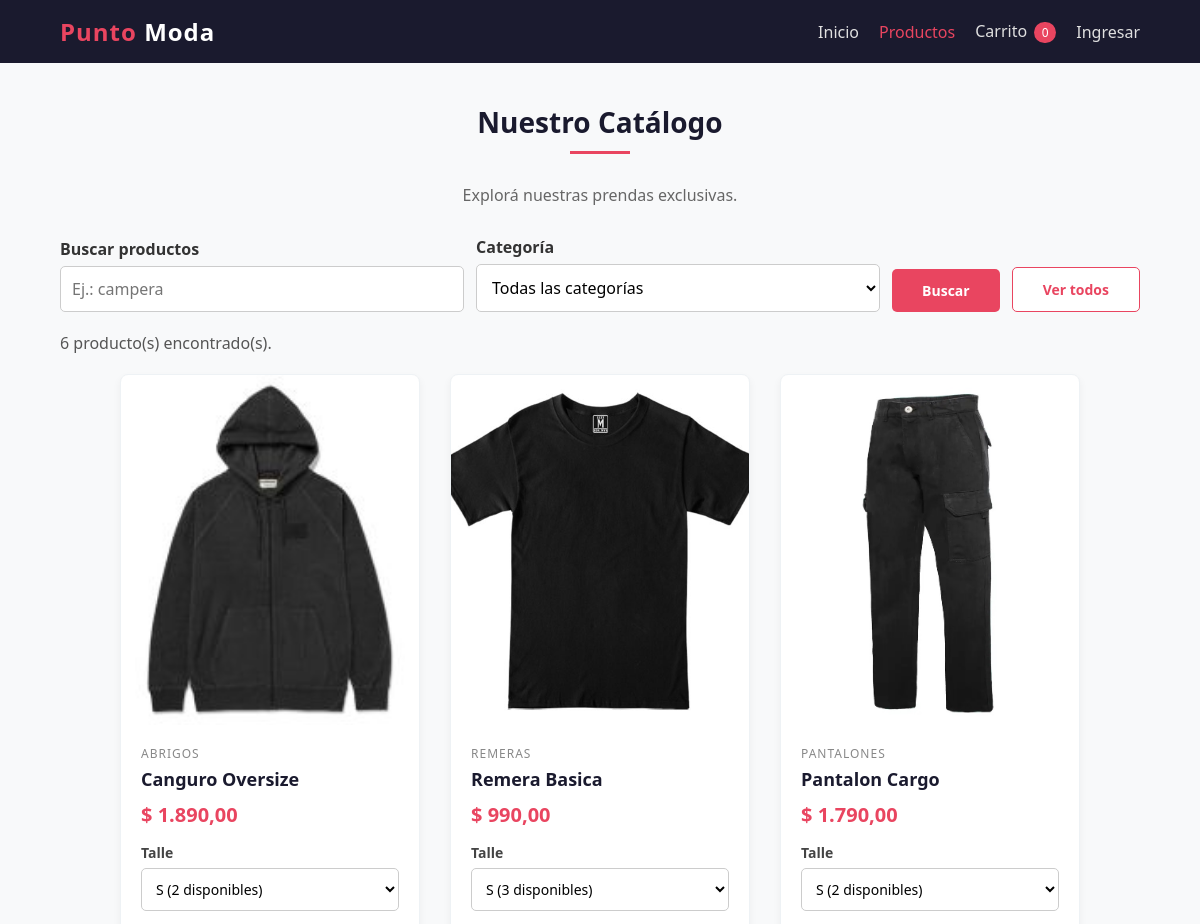
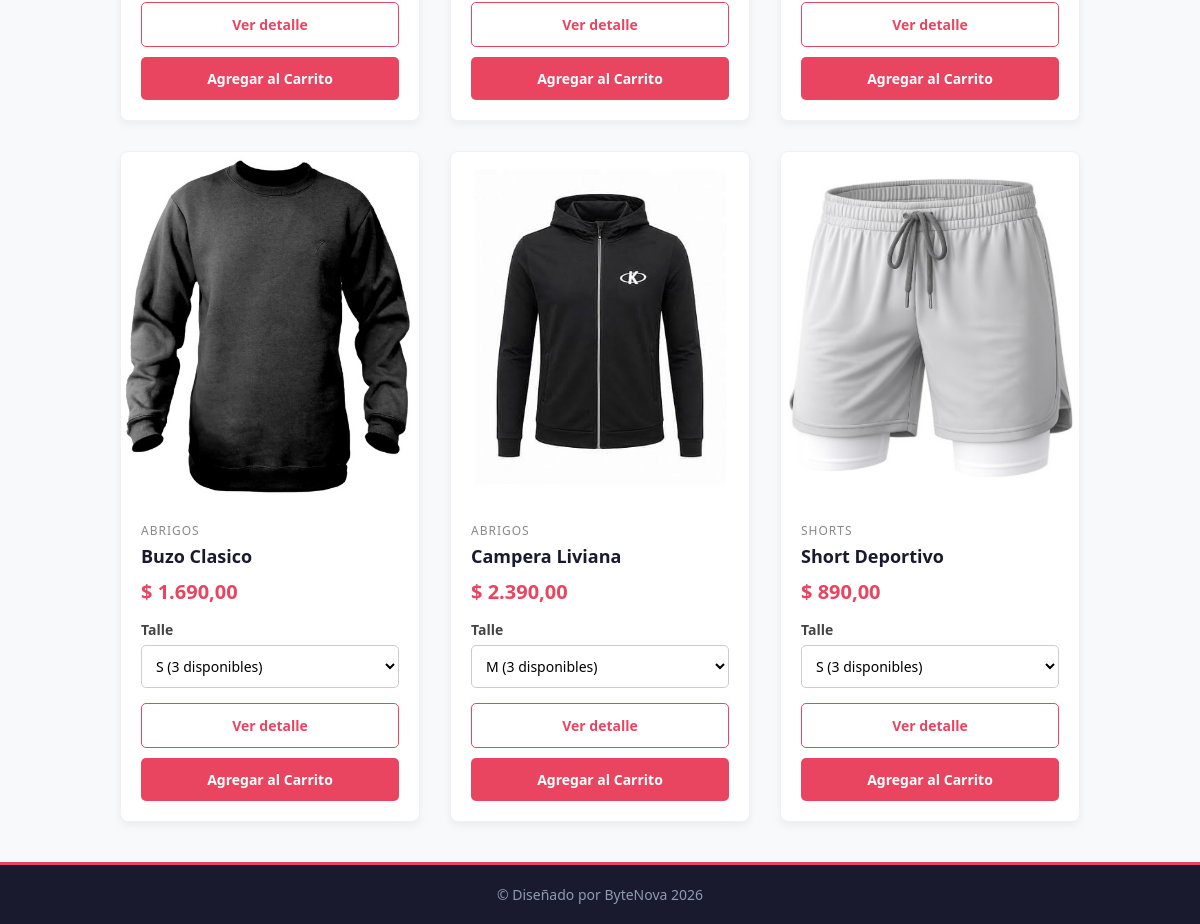
Page /index.php?pagina=productos on the committed database (2 pictures, top to bottom).
### tables this page shows
CREATE TABLE Producto (
    id_producto INT AUTO_INCREMENT PRIMARY KEY,
    nombre VARCHAR(100) NOT NULL,
    descripcion TEXT,
    precio DECIMAL(10,2) NOT NULL,
    imagen VARCHAR(255),
    stock_minimo INT NOT NULL DEFAULT 0,
    activo TINYINT NOT NULL DEFAULT 1,
    id_categoria INT NOT NULL,
    FOREIGN KEY (id_categoria) REFERENCES Categoria(id_categoria)
);

CREATE TABLE Categoria (
    id_categoria INT AUTO_INCREMENT PRIMARY KEY,
    nombre VARCHAR(60) NOT NULL UNIQUE
);

### controllers/ProductoController.php (called while the page is built, shortened)
<?php
require_once __DIR__ . "/../models/ProductoModel.php";
class ProductoController {
    private $productoModel;
    public function __construct($conexion) {
        $this->productoModel = new ProductoModel($conexion);
    }
    public function mostrarCatalogo() {
        $idCategoriaSeleccionada = null;
        $busqueda = "";
        $erroresFiltros = [];
        $busquedaRecibida = $_GET["q"] ?? "";
        if (!is_string($busquedaRecibida)) {
            $erroresFiltros[] = "El texto de búsqueda no es válido.";
        } else {
            $busqueda = mb_substr(trim($busquedaRecibida), 0, 50);
        }
        $productos = empty($erroresFiltros)
            ? $this->productoModel->listarProductos($idCategoriaSeleccionada, $busqueda)
            : [];
        foreach ($productos as $indice => $producto) {
            $productos[$indice]["talles"] = $this->productoModel->listarTalles($producto["id_producto"]);
            $productos[$indice]["precio_carrito"] = $producto["precio"];
        }
        require __DIR__ . "/../views/productos.php";
    }
}

### config/auth.php (called while the page is built, shortened)
<?php
function escapar($texto) {
    return htmlspecialchars((string)$texto, ENT_QUOTES, "UTF-8");
}
function estaLogueado() {
    return isset($_SESSION["id_usuario"]);
}

### models/ProductoModel.php (called while the page is built, shortened)
<?php
class ProductoModel {
    private $conexion;
    public function __construct($conexion) {
        $this->conexion = $conexion;
    }
    public function listarProductos($idCategoria = null, $busqueda = "") {
        $sql = "SELECT Producto.id_producto, Producto.nombre, Producto.precio, Producto.stock_minimo,
		Producto.imagen, COALESCE((SELECT SUM(Producto_Talle.stock)
            FROM Producto_Talle
            WHERE Producto_Talle.id_producto = Producto.id_producto), 0) AS stock, Categoria.nombre AS categoria
		FROM Producto
		JOIN Categoria ON Producto.id_categoria = Categoria.id_categoria
		WHERE Producto.activo = 1";
        $sql .= " ORDER BY Producto.id_producto ASC";
        $consulta = $this->conexion->prepare($sql);
        $consulta->execute();
        $resultado = $consulta->get_result();
        $productos = [];
        while ($producto = $resultado->fetch_assoc()) {
            $productos[] = $producto;
        }
        return $productos;
    }
    public function listarTalles($idProducto) {
        $consulta = $this->conexion->prepare("SELECT talle, stock FROM Producto_Talle WHERE id_producto = ?
            ORDER BY CASE talle WHEN 'XS' THEN 1 WHEN 'S' THEN 2 WHEN 'M' THEN 3
                WHEN 'L' THEN 4 WHEN 'XL' THEN 5 WHEN 'XXL' THEN 6 ELSE 7 END, talle ASC");
        $consulta->bind_param("i", $idProducto);
        $consulta->execute();
        $resultado = $consulta->get_result();
        $talles = [];
        while ($talle = $resultado->fetch_assoc()) {
            $talles[] = $talle;
        }
        return $talles;
    }
}

### views/productos.php (the view, shortened to what this page needs)
<?php
$seccionActiva = "productos";
$estiloExtra = "css/catalogo.css";
require __DIR__ . "/header.php";
?>
<main>
		<section>
			<h2 class="titulo-seccion">Nuestro Catálogo</h2>
			<p class="texto-introductorio">Explorá nuestras prendas exclusivas.</p>
            <form action="index.php" method="get" class="buscador">
                <div class="campo-busqueda">
                    <label for="q">Buscar productos</label>
                    <input type="text" id="q" name="q" maxlength="50" placeholder="Ej.: campera" value="<?php echo escapar($busqueda); ?>">
                </div>
                <div class="campo-busqueda">
                    <label for="categoria">Categoría</label>
                    <select id="categoria" name="categoria">
                        <option value="">Todas las categorías</option>
                    </select>
                </div>
                <button type="submit" class="btn">Buscar</button>
                <a href="index.php?pagina=productos" class="btn btn-secundario">Ver todos</a>
            </form>
            <?php if (!empty($erroresFiltros)): ?>
                <ul class="errores-busqueda" role="alert">
                    <?php foreach ($erroresFiltros as $error): ?>
                        <li><?php echo escapar($error); ?></li>
                    <?php endforeach; ?>
                </ul>
            <?php else: ?>
                <p class="resumen-busqueda" role="status">
                    <?php echo count($productos); ?> producto(s) encontrado(s).
                </p>
            <?php endif; ?>
			<div id="catalogo-container" class="cuadricula-productos">
				<?php if (!empty($productos)): ?>
					<?php foreach ($productos as $producto): ?>
						<div class="tarjeta-producto">
							<div class="imagen-producto">
								<img src="<?php echo htmlspecialchars($producto["imagen"]); ?>" alt="<?php echo htmlspecialchars($producto["nombre"]); ?>">
							</div>
							<div class="info-producto">
								<div class="categoria-producto"><?php echo htmlspecialchars($producto["categoria"]); ?></div>
								<h3 class="titulo-producto"><?php echo htmlspecialchars($producto["nombre"]); ?></h3>
								<div class="precio-producto">$ <?php echo escapar(number_format((float)$producto["precio"], 2, ",", ".")); ?></div>
								<div class="seleccion-talle">
									<label for="talle-<?php echo escapar($producto["id_producto"]); ?>">Talle</label>
									<select id="talle-<?php echo escapar($producto["id_producto"]); ?>" class="selector-talle" data-producto-id="<?php echo escapar($producto["id_producto"]); ?>">
										<?php $seleccionInicialDefinida = false; ?>
										<?php foreach ($producto["talles"] as $filaTalle): ?>
											<option value="<?php echo htmlspecialchars($filaTalle["talle"]); ?>" data-stock="<?php echo (int)$filaTalle["stock"]; ?>" <?php if ($filaTalle["stock"] <= 0) { echo "disabled"; } elseif (!$seleccionInicialDefinida) { echo "selected"; $seleccionInicialDefinida = true; } ?>>
											    <?php echo htmlspecialchars($filaTalle["talle"]); ?>
											    <?php if ($filaTalle["stock"] > 0): ?>
											        (<?php echo escapar($filaTalle["stock"]); ?> disponibles)
											    <?php else: ?>
											        (agotado)
											    <?php endif; ?>
											</option>
										<?php endforeach; ?>
									</select>
								</div>
								<div class="botones-producto">
									<a href="index.php?pagina=producto&id=<?php echo escapar($producto["id_producto"]); ?>" class="btn btn-secundario">Ver detalle</a>
									<button
										type="button"
										class="btn btn-agregar-producto"
										data-id="<?php echo escapar($producto["id_producto"]); ?>"
										data-nombre="<?php echo htmlspecialchars($producto["nombre"]); ?>"
										data-precio="<?php echo escapar($producto["precio_carrito"]); ?>"
										<?php if ($producto["stock"] <= 0) echo "disabled"; ?>
									>Agregar al Carrito</button>
								</div>
							</div>
						</div>
					<?php endforeach; ?>
				<?php else: ?>
					<p>No encontramos productos con esos criterios.</p>
				<?php endif; ?>
			</div>
		</section>
	</main>
<?php
require __DIR__ . "/footer.php";
?>

### index.php (shortened to what this page needs)
<?php
require_once __DIR__ . "/config/auth.php";
require_once __DIR__ . "/controllers/ProductoController.php";
$paginaSolicitada = $_GET["pagina"] ?? "inicio";
switch ($paginaSolicitada) {
    case "inicio":
    case "productos":
    case "producto":
        require_once __DIR__ . "/php/conexion.php";
        mysqli_set_charset($conexion, "utf8mb4");
        $controlador = new ProductoController($conexion);
        if ($paginaSolicitada === "inicio") {
            $controlador->mostrarInicio();
        } elseif ($paginaSolicitada === "productos") {
            $controlador->mostrarCatalogo();
        } else {
            $controlador->mostrarDetalle();
        }
        break;
}

### views/header.php (shortened to what this page needs)
<!DOCTYPE html>
<html lang="es">
<head>
	<link rel="stylesheet" href="css/style.css?v=17c">
    <?php if (isset($estiloExtra)): ?>
        <link rel="stylesheet" href="<?php echo escapar($estiloExtra); ?>?v=17c">
    <?php endif; ?>
</head>
<body>
	<header>
		<nav class="barra-navegacion">
			<a href="index.php" class="logo">Punto <span>Moda</span></a>
			<ul class="enlaces-navegacion">
				<li><a href="index.php" <?php if ($seccionActiva === "inicio") echo 'class="activo"'; ?>>Inicio</a></li>
				<li><a href="index.php?pagina=productos" <?php if ($seccionActiva === "productos") echo 'class="activo"'; ?>>Productos</a></li>
				<li><a href="index.php?pagina=carrito" <?php if ($seccionActiva === "carrito") echo 'class="activo"'; ?>>Carrito <span id="contador-carrito" class="contador-carrito">0</span></a></li>
				<?php if (estaLogueado()): ?>
					<li><span>Hola, <?php echo escapar(usuarioActualNombre()); ?></span></li>
					<li>
						<form action="index.php?pagina=logout" method="post">
							<button type="submit" class="btn btn-secundario">Cerrar sesión</button>
						</form>
					</li>
				<?php else: ?>
					<li><a href="index.php?pagina=login" <?php if ($seccionActiva === "login") echo 'class="activo"'; ?>>Ingresar</a></li>
				<?php endif; ?>
			</ul>
		</nav>
	</header>

### views/footer.php (shortened to what this page needs)
	<footer>
		<p>&copy; Diseñado por ByteNova 2026</p>
	</footer>
</body>
</html>

### css/style.css (style rules this page uses)
* { margin: 0; padding: 0; box-sizing: border-box; font-family: 'Segoe UI', Tahoma, Geneva, Verdana, sans-serif; }
body { background-color: #f8f9fa; color: #333; display: flex; flex-direction: column; min-height: 100vh; }
header, footer { background-color: #1a1a2e; color: #fff; }
header { padding: 15px 5%; position: sticky; top: 0; z-index: 1000; }
.barra-navegacion, .enlaces-navegacion { display: flex; align-items: center; flex-wrap: wrap; }
.barra-navegacion { justify-content: space-between; gap: 20px; }
.logo { font-size: 24px; font-weight: bold; color: #e94560; text-decoration: none; letter-spacing: 1px; }
.logo span { color: #fff; }
.enlaces-navegacion { list-style: none; gap: 20px; }
.enlaces-navegacion a { color: #e0e0e0; text-decoration: none; font-size: 16px; transition: color 0.3s; }
.enlaces-navegacion a:hover, .enlaces-navegacion a.activo { color: #e94560; }
.contador-carrito { display: inline-block; min-width: 22px; padding: 2px 7px; margin-left: 3px; border-radius: 20px; background-color: #e94560; color: #fff; font-size: 12px; text-align: center; }
main { flex: 1; padding: 40px 5%; }
.titulo-seccion { font-size: 28px; margin-bottom: 30px; text-align: center; position: relative; color: #1a1a2e; }
.titulo-seccion::after { content: ''; display: block; width: 60px; height: 3px; background-color: #e94560; margin: 10px auto 0; }
.texto-introductorio { text-align: center; margin-bottom: 30px; color: #666; }
.btn { display: inline-block; background-color: #e94560; color: white; padding: 12px 30px; text-decoration: none; border-radius: 5px; font-weight: bold; transition: background 0.3s; border: none; cursor: pointer; font-size: 14px; text-align: center; }
.btn-secundario { background-color: #fff; color: #e94560; border: 1px solid #e94560; }
.cuadricula-productos, .pestanas-autenticacion { display: flex; justify-content: center; }
.cuadricula-productos { gap: 30px; flex-wrap: wrap; margin-top: 20px; }
.tarjeta-producto { background-color: white; border-radius: 8px; box-shadow: 0 4px 8px rgba(0, 0, 0, 0.05); width: 300px; overflow: hidden; transition: transform 0.3s; border: 1px solid #eef2f5; }
.imagen-producto { width: 100%; height: 350px; background-color: #eceff1; display: flex; align-items: center; justify-content: center; overflow: hidden; }
.imagen-producto img { width: 100%; height: 100%; object-fit: cover; }
.info-producto { padding: 20px; }
.categoria-producto { font-size: 12px; color: #888; text-transform: uppercase; letter-spacing: 1px; margin-bottom: 5px; }
.titulo-producto { font-size: 18px; font-weight: 600; margin-bottom: 10px; color: #1a1a2e; }
.precio-producto { font-size: 20px; font-weight: bold; color: #e94560; margin-bottom: 15px; }
.botones-producto { display: flex; flex-direction: column; gap: 10px; }
.botones-producto .btn { width: 100%; }
footer { color: #8e9bb1; text-align: center; padding: 20px; font-size: 14px; margin-top: auto; border-top: 3px solid #e94560; }
.seleccion-talle { margin-bottom: 15px; }
.seleccion-talle label { display: block; font-size: 14px; font-weight: 600; color: #444; margin-bottom: 6px; }
.selector-talle { width: 100%; padding: 10px; border: 1px solid #ccc; border-radius: 5px; background-color: #fff; font-size: 14px; }

### css/catalogo.css (style rules this page uses)
.buscador { display: flex; align-items: flex-end; flex-wrap: wrap; gap: 12px; margin: 20px 0; }
.campo-busqueda { flex: 1 1 220px; }
.campo-busqueda label { display: block; margin-bottom: 6px; font-weight: bold; }
.campo-busqueda input, .campo-busqueda select { width: 100%; padding: 11px; border: 1px solid #ccc; border-radius: 5px; font-size: 16px; background: #fff; }
.resumen-busqueda { margin-bottom: 20px; color: #555; }

### rows in the picture
producto: imagen (picture), id_categoria.nombre "ABRIGOS", nombre "Canguro Oversize", precio "1.890,00"
producto: imagen (picture), id_categoria.nombre "REMERAS", nombre "Remera Basica", precio "990,00"
producto: imagen (picture), id_categoria.nombre "PANTALONES", nombre "Pantalon Cargo", precio "1.790,00"
producto: imagen (picture), id_categoria.nombre "ABRIGOS", nombre "Buzo Clasico", precio "1.690,00"
producto: imagen (picture), id_categoria.nombre "ABRIGOS", nombre "Campera Liviana", precio "2.390,00"
producto: imagen (picture), id_categoria.nombre "SHORTS", nombre "Short Deportivo", precio "890,00"

### other values in the picture
count($productos) "6"
form field value "S (2 disponibles)"
form field value "S (3 disponibles)"
form field value "M (3 disponibles)"
